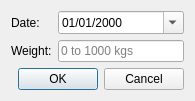
<?xml version="1.0" encoding="UTF-8"?>
<ui version="4.0">
 <class>AddDataDialog</class>
 <widget class="QDialog" name="AddDataDialog">
  <property name="geometry">
   <rect>
    <x>0</x>
    <y>0</y>
    <width>195</width>
    <height>93</height>
   </rect>
  </property>
  <property name="sizePolicy">
   <sizepolicy hsizetype="Preferred" vsizetype="Fixed">
    <horstretch>0</horstretch>
    <verstretch>0</verstretch>
   </sizepolicy>
  </property>
  <property name="windowTitle">
   <string>Add row</string>
  </property>
  <layout class="QGridLayout" name="gridLayout">
   <item row="0" column="0">
    <widget class="QLabel" name="dateLabel">
     <property name="text">
      <string>Date:</string>
     </property>
    </widget>
   </item>
   <item row="0" column="1">
    <widget class="QDateEdit" name="dateEdit">
     <property name="displayFormat">
      <string>MM/dd/yyyy</string>
     </property>
     <property name="calendarPopup">
      <bool>true</bool>
     </property>
    </widget>
   </item>
   <item row="1" column="0">
    <widget class="QLabel" name="weightLabel">
     <property name="text">
      <string>Weight:</string>
     </property>
    </widget>
   </item>
   <item row="1" column="1">
    <widget class="QLineEdit" name="weightEdit">
     <property name="placeholderText">
      <string>0 to 1000 kgs</string>
     </property>
    </widget>
   </item>
   <item row="2" column="0" colspan="2">
    <widget class="QDialogButtonBox" name="buttonBox">
     <property name="orientation">
      <enum>Qt::Horizontal</enum>
     </property>
     <property name="standardButtons">
      <set>QDialogButtonBox::Cancel|QDialogButtonBox::Ok</set>
     </property>
    </widget>
   </item>
  </layout>
 </widget>
 <tabstops>
  <tabstop>dateEdit</tabstop>
  <tabstop>weightEdit</tabstop>
 </tabstops>
 <resources/>
 <connections>
  <connection>
   <sender>buttonBox</sender>
   <signal>accepted()</signal>
   <receiver>AddDataDialog</receiver>
   <slot>accept()</slot>
   <hints>
    <hint type="sourcelabel">
     <x>248</x>
     <y>254</y>
    </hint>
    <hint type="destinationlabel">
     <x>157</x>
     <y>274</y>
    </hint>
   </hints>
  </connection>
  <connection>
   <sender>buttonBox</sender>
   <signal>rejected()</signal>
   <receiver>AddDataDialog</receiver>
   <slot>reject()</slot>
   <hints>
    <hint type="sourcelabel">
     <x>316</x>
     <y>260</y>
    </hint>
    <hint type="destinationlabel">
     <x>286</x>
     <y>274</y>
    </hint>
   </hints>
  </connection>
 </connections>
</ui>
